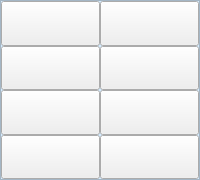
     <widget class="QFrame" name="frame_4">
      <property name="minimumSize">
       <size>
        <width>0</width>
        <height>180</height>
       </size>
      </property>
      <property name="styleSheet">
       <string notr="true">QFrame { 
background-color: #D5ECFF
 ; 
}</string>
      </property>
      <property name="frameShape">
       <enum>QFrame::StyledPanel</enum>
      </property>
      <property name="frameShadow">
       <enum>QFrame::Raised</enum>
      </property>
      <layout class="QVBoxLayout" name="verticalLayout_5">
       <property name="spacing">
        <number>0</number>
       </property>
       <property name="leftMargin">
        <number>0</number>
       </property>
       <property name="topMargin">
        <number>0</number>
       </property>
       <property name="rightMargin">
        <number>0</number>
       </property>
       <property name="bottomMargin">
        <number>0</number>
       </property>
       <item>
        <layout class="QGridLayout" name="gridLayout_12">
         <property name="spacing">
          <number>0</number>
         </property>
         <item row="0" column="0">
          <widget class="QPushButton" name="pushButton_10">
           <property name="maximumSize">
            <size>
             <width>16777215</width>
             <height>60</height>
            </size>
           </property>
           <property name="text">
            <string/>
           </property>
          </widget>
         </item>
         <item row="1" column="1">
          <widget class="QPushButton" name="pushButton_13">
           <property name="maximumSize">
            <size>
             <width>16777215</width>
             <height>60</height>
            </size>
           </property>
           <property name="text">
            <string/>
           </property>
          </widget>
         </item>
         <item row="2" column="0">
          <widget class="QPushButton" name="pushButton_14">
           <property name="maximumSize">
            <size>
             <width>16777215</width>
             <height>60</height>
            </size>
           </property>
           <property name="text">
            <string/>
           </property>
          </widget>
         </item>
         <item row="2" column="1">
          <widget class="QPushButton" name="pushButton_15">
           <property name="maximumSize">
            <size>
             <width>16777215</width>
             <height>60</height>
            </size>
           </property>
           <property name="text">
            <string/>
           </property>
          </widget>
         </item>
         <item row="0" column="1">
          <widget class="QPushButton" name="pushButton_12">
           <property name="maximumSize">
            <size>
             <width>16777215</width>
             <height>60</height>
            </size>
           </property>
           <property name="text">
            <string/>
           </property>
          </widget>
         </item>
         <item row="1" column="0">
          <widget class="QPushButton" name="pushButton_11">
           <property name="maximumSize">
            <size>
             <width>16777215</width>
             <height>60</height>
            </size>
           </property>
           <property name="text">
            <string/>
           </property>
          </widget>
         </item>
         <item row="3" column="0">
          <widget class="QPushButton" name="pushButton_16">
           <property name="maximumSize">
            <size>
             <width>16777215</width>
             <height>60</height>
            </size>
           </property>
           <property name="text">
            <string/>
           </property>
          </widget>
         </item>
         <item row="3" column="1">
          <widget class="QPushButton" name="pushButton_17">
           <property name="maximumSize">
            <size>
             <width>16777215</width>
             <height>60</height>
            </size>
           </property>
           <property name="text">
            <string/>
           </property>
          </widget>
         </item>
        </layout>
       </item>
      </layout>
     </widget>
